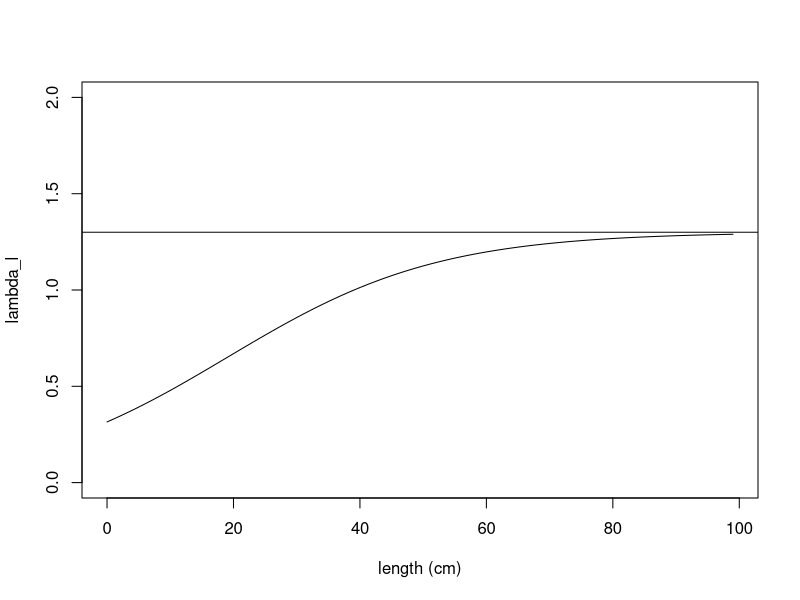
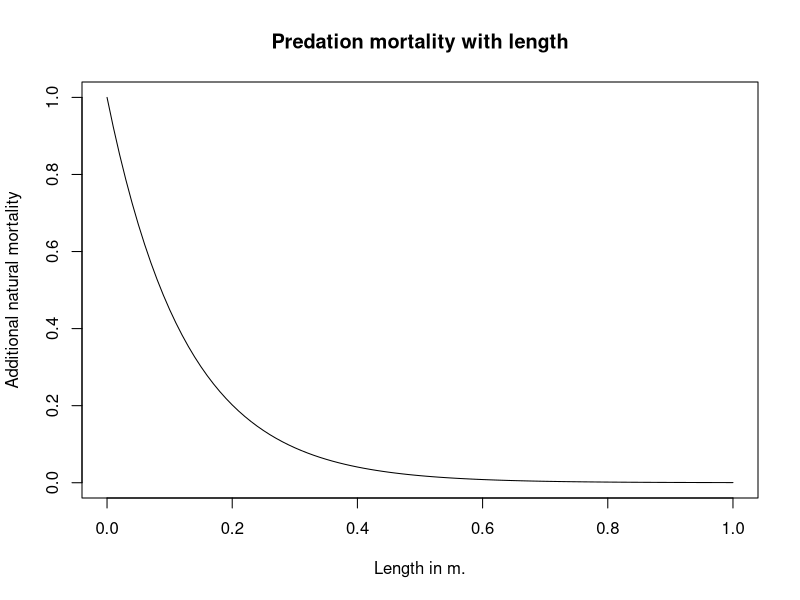
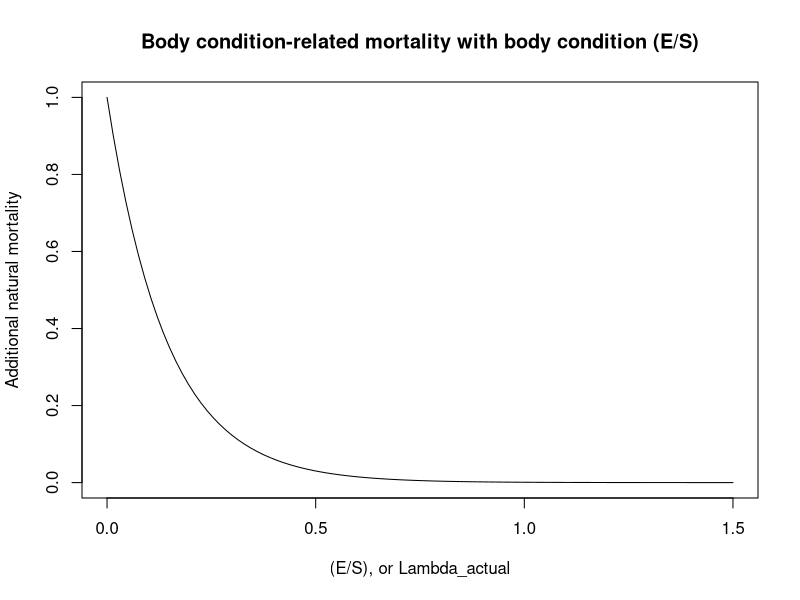
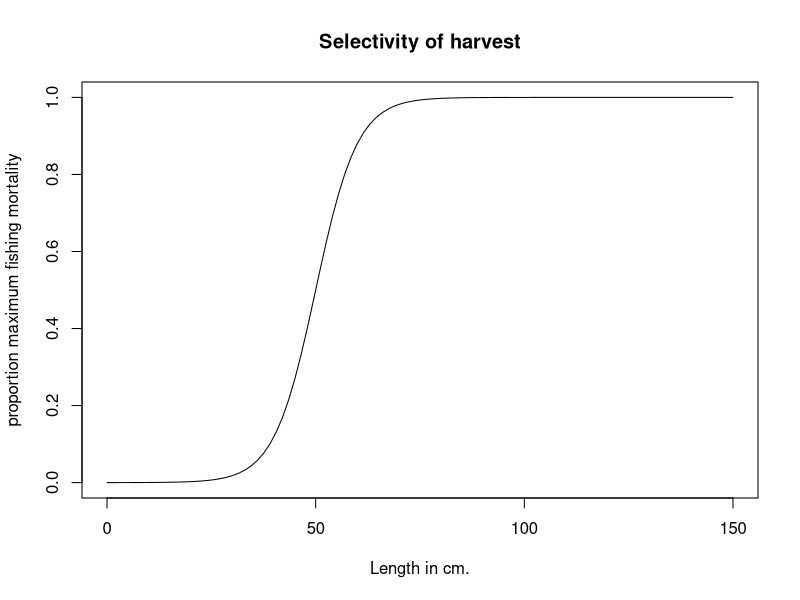

Write the R code that produced these figures, in order. (Note: a time limit stopped this script after it produced the figures.)
## ---- chunk 1
knitr::opts_chunk$set(echo = TRUE)
## ---- chunk 2
ratios <- vector(mode="numeric", length=25)
r =6
# In meters
a_bar = 0.2
lambda_min=0

lambda_max=1.3

for (i in 1:100) {
  ratios[i] <- lambda_min + (lambda_max-lambda_min)*(exp(r*((i/100)-a_bar)))/(1+exp(r*((i/100)-a_bar)))
}
plot(0:(length(ratios)-1), ratios, xlab="length (cm)", ylab="lambda_l", type="l", ylim=c(0,2))
abline(h=1.3)
## ---- chunk 3
curve(exp(-8*x), from =0, to=1, xlab="Length in m.", ylab="Additional natural mortality", main="Predation mortality with length")
curve(exp(-7*x), from =0, to=1.5, xlab="(E/S), or Lambda_actual", ylab="Additional natural mortality", main="Body condition-related mortality with body condition (E/S)")
## ---- chunk 4
curve(1/(1+exp(-0.2*(x - 50))), from =0, to=150, xlab="Length in cm.", ylab="proportion maximum fishing mortality", main="Selectivity of harvest")
## ---- chunk 5
genotype1r = 6
genotype2r = 8
genotype1l_bar = 0.2
genotype2l_bar = 0.2
genotype1w = 0.674
genotype2w = 0.674

# genotype1r = 6
# genotype2r = 6
# genotype1l_bar = 0.2
# genotype2l_bar = 0.2
# genotype1w = 0.1
# genotype2w = 0.674

# genotype1r = 6
# genotype2r = 6
# genotype1l_bar = 0.3
# genotype2l_bar = 0.2
# genotype1w = 0.674
# genotype2w = 0.674

# Set longevity of the fish species, runtime of the model, and number of distinct genotypes
longevity_days = 9125
# set runtime to any arbitrary desired value, in units of days
runtime_days = 150*365
genotypes = 2
# Setting the length of the timestep in days
timescale= 91.25
# Setting run time and longevity to units of time steps
runtime = round(runtime_days/timescale)
longevity = round(longevity_days/timescale)

# How long to run model for convergence before addition of genetic diversity
# in units of days
add_genotypes = 33440

initialize_pop_matrices <- function(longevity, runtime, genotype) {
  # Initialize matrix of columns (years) and rows (age classes)
  # Multiplied by 3 because we'll be storing cohorts' reproductive biomass and lengths 
  age_dist=matrix(0L, nrow=longevity*3, ncol=runtime+1)
  # Add (arbitrarily) 10000 individuals to age=10 to start with
  age_dist[round(3650/timescale), 1] = 1000000
  return(age_dist)
}

# Generate a matrix for each genotype
for (g in 1:genotypes) {
  assign(paste("age_dist_",g,sep=""),initialize_pop_matrices(longevity, runtime, g),envir = .GlobalEnv)
}

# Set parameters
# Need to add density dependence
# The steepness of the increase in the ratio lambda (reversible over structural mass)
r = 6
# The length at which the increasing function of lambda reaches its inflection point
l_bar = 0.2
# Scaling parameter for obtaining structural mass from standard length
c_1 = 5787
# Multiplier for obtaining overall yearly energy intake as a function of structural mass
p_0 = 0.1*timescale
# Exponent for obtaining overall yearly energy intake as a function of structural mass
p_1 = 2/3
# Maximum ratio lambda (reversible over structural mass) a fish can attain over its life
lambda_max = 1.3
# Minimum ratio lambda a fish can attain over its life
lambda_min = 0
# Multiplier for obtaining cost of maintenance of structural mass
c_S = 0.003*timescale
# Multiplier for obtaining cost of maintenance of reversible mass
c_E = 0.0003*timescale
# Efficiency with which energy is converted into reversible mass
e_E = 0.9
# Efficiency with which energy is converted to structural mass
e_S = (1/3)
# Multiplier and exponent for the cost of reproduction (in grams)
r_0 = 6
r_1 = 0.6
# Effectively, reproductive investment (fraction of reversible mass devoted to reproduction)
w= 0.674
# Instantaneous base mortality rate
m = log(0.9995^timescale)*(-1)
# Instantaneous fishing mortality
Fishing = 0
# Ricker
alpha = 8.44e-09
b = 4.43e-15
# Parameter setting size-selection ogive steepness
q_f = 0.2
# Minimum catch size for the species (in meters)
mincatchsize = 0.5
# Total population biomass
b_t=0
# Increased natural mortality rate at E/S = 0 or S = 0 
m_max=log(0.994^timescale)*(-1)
# Egg packing constant
packing = 4.45e6
# Parameter for exponential decline in condition-dependent mortality with improved body condition
z_c=7
# Parameter for exponential decline in predation mortality with increased body length
z_p=8
# Resource density
RD = 9000000
# Consumption with resource density half-saturation constant
K_RD = 1000000
# Variability in resource
sd_RD = 0
# How much energy intake is affected by changes in resources (1=no change)
resource = 1

# GROWTH FUNCTIONS

# For obtaining structural mass
structural_mass <- function(l) {
  return(c_1*(l)^3)
}

# Calculate the instrinsic length-dependent E/S ratio that the fish is trying to attain
intrinsic_lambda <- function(l, l_bar, r, lambda_min, lambda_max) {
  return(lambda_min + (lambda_max-lambda_min)*(exp(r*(l-l_bar)))/(1+exp(r*(l-l_bar))))
}

# Energy intake for the fish per year, dependent on fish structural biomass
size_dependent_energy_intake <- function(S, p_0, p_1) {
  return(resource*p_0*(S)^(p_1))
}

# Calculate the cost of the year of maintaining current structural and reversible biomass
maintenance_cost <- function(S, E, c_S, c_E) {
  return(c_S*S + c_E*E)
}

# Function for calculating a new, reduced level of reversible biomass, if net energy intake is negative
negative_p_net <- function(E, p_net, e_E) {
  if (p_net < 0) {
    return(E + (p_net/e_E))}
}

# Calculate the amount of energy needed to raise the R/S ratio to the length-dependent maximum
p_E_raising_lambda <- function(lambda_a, S, E) {
  return((lambda_a*S - E))
}

# Calculating proportion of any remaining energy to be converted to structural mass, to maintain R/S
remaining_energy_allocation <- function(e_S, e_E, lambda_a) {
  return((lambda_a*e_S)/(lambda_a*e_S + e_E))
}

# Obtain R and S for a cohort prior to its reproduction (or failure to reproduce) that year
get_pre_reproductive_size <- function(E_past, l_past, a) {
  S_past = structural_mass(l_past)
  S = S_past
  lambda_a = intrinsic_lambda(l_past, l_bar, r, lambda_min, lambda_max)
  p_net = size_dependent_energy_intake(S_past, p_0, p_1) - maintenance_cost(S_past, E_past, c_S, c_E)
  if (p_net < 0) {
    E <- max(0,negative_p_net(E_past, p_net, e_E))
  }
  if (p_net >= 0 & lambda_a > (E_past/S_past)) {
    # Gives amount of grams needed to raise E/S to lambda_l - not taking efficiency into account yet
    p_E = p_E_raising_lambda(lambda_a, S_past, E_past)
    if ((p_E/e_E - p_net) >=0) {
      E_past = p_E + E_past
      p_net = p_net - p_E/e_E
    }
    if ((p_E/e_E - p_net) <0) {
      E_past = p_net*e_E + E_past
      p_net = 0
    }
  }
  E = E_past
  if (p_net >= 0) {
    E = E_past + remaining_energy_allocation(e_S, e_E, lambda_a)*e_E*p_net
    S = S_past + (1-remaining_energy_allocation(e_S, e_E, lambda_a))*e_S*p_net
  }
  l = (S/c_1)^(1/3)
  output <- c(E,l)
  return(output)
}

# REPRODUCTION FUNCTIONS

# Calculate spawning stock biomass
fecundity <- function(ages, t, age_dist, g) {
  # Parameterizing genotypes
  if (t >= round(add_genotypes/timescale)) {
    w=0.674
    # Genotype parameterization
    if (g==1) {
      w=genotype1w
    }
    if (g==2) {
      w=genotype2w
    }
  }
  fecundity = 0
  for (a in ages) {
    if ((w*age_dist[a+(longevity),t]-(r_0*structural_mass(age_dist[a+(2*longevity),t]))^(r_1))>0) {
      fecundity = fecundity + (w*age_dist[a+(longevity),t]-(r_0*structural_mass(age_dist[a+(2*longevity),t]))^(r_1))*age_dist[a,t]
      age_dist[a+(longevity),t] = age_dist[a+(longevity),t] - w*age_dist[a+(longevity),t]
    }
  }
  # Convert from g. to kg.
  fecundity = fecundity/1000
  # Convert from kg. to fecundity
  fecundity = fecundity*(packing)
  assign(paste("age_dist_",g,sep=""),age_dist, envir = .GlobalEnv) 
  return(fecundity)
}

# Calculate total population biomass
biomass_t <- function(ages, t) {
  for (a in ages) {
    b_t = b_t + age_dist[a, t-1]*(structural_mass(age_dist[a+(2*longevity),t-1]))
  }
  return(b_t)
}

# Density dependent recruitment for this year
recruitment <- function(age, ages, t) {
  egg_production_total = 0
  for (g in 1:genotypes) {
    egg_production_total = egg_production_total + fecundity(ages, t, get(paste("age_dist_",g,sep="")),g)
  }
  relative_recruitment = vector(mode="numeric", length=genotypes)
  for (g in 1:genotypes) {
    relative_recruitment[g] = fecundity(ages, t, get(paste("age_dist_",g,sep="")),g)/egg_production_total
  }
  if (age==0) {
    N_0 = alpha * egg_production_total * exp(-b*egg_production_total)
    # Converting from thousands recruits to recruits, dividing by 2 because Ricker makes both male and female fish
    N_0 = N_0 * 1000
    N_0 = N_0/2
  }
  for (g in 1:genotypes) {
    age_dist = get(paste("age_dist_",g,sep=""))
    age_dist[1,t] = N_0*relative_recruitment[g]
    assign(paste("age_dist_",g,sep=""),age_dist, envir = .GlobalEnv) 
  }
}

# Add new recruits, and change the reproducing cohorts' amount of reversible mass
reproduce <- function(ages, t) {
  if (t>1) {
    recruitment(0, ages, t)
  }
}

# MORTALITY FUNCTIONS

# Fishing mortality is size selective
selective_mortality <- function(length) {
  1 / (1 + exp(-q_f*(length - mincatchsize)*100))
}

# Mortality drops as E/S increases, as S increases
mortality <- function(age) {
  lambda <- ((age_dist[age+(longevity),t]))/structural_mass(age_dist[age+(2*longevity),t])
  length = age_dist[age+(2*longevity),t]
  if (age < longevity) {
    N_t = age_dist[age-1,t-1]*exp( -m + -Fishing*selective_mortality(length) - m_max*exp(-z_c*lambda) - (m_max-m)*exp(-z_p*length) )
  }
  if (age == longevity) {
    N_t = age_dist[age-1,t-1]*exp( -m + -Fishing*selective_mortality(length) - m_max*exp(-z_c*lambda) - (m_max-m)*exp(-z_p*length))
    N_t = age_dist[age,t-1]*exp( -m + -Fishing*selective_mortality(length) - m_max*exp(-z_c*lambda) - (m_max-m)*exp(-z_p*length))
  }
  return(N_t)
}

# Calculate lengths (and reversible masses) at each age for the model with no density dependence
lengths_at_t1 <- function(genotypes) {
  t=1
  for (g in 1:genotypes) {
    age_dist = get(paste("age_dist_",g,sep=""))
    age_dist[1+(longevity), 1] = 0.3066
    age_dist[1+2*(longevity), 1] = 0.0493
    for (i in 2:longevity) {
      new_E_l = get_pre_reproductive_size(age_dist[i-1+(longevity), 1],age_dist[i-1+2*(longevity), 1], i-1)
      age_dist[i+(longevity), 1] = new_E_l[1]
      age_dist[i+(2*longevity), 1] = new_E_l[2]
      if ((w*age_dist[i+(longevity),t]-(r_0*structural_mass(age_dist[i+(2*longevity),t]))^(r_1))>0)
      {
       age_dist[i+(longevity),t] = age_dist[i+(longevity),t] - w*age_dist[i+(longevity),t]*(timescale/365) 
      }
    }
    assign(paste("age_dist_",g,sep=""),age_dist, envir = .GlobalEnv) 
  }
}  

# Initialize lengths and reversible masses for ages
lengths_at_t1(genotypes)

# Run the model
for (t in 2:runtime) {
  random_multiplier <- max(rnorm(1,1,sd=sd_RD),0)
  resource = (random_multiplier*RD/(K_RD+ random_multiplier*RD))  
  b_t=0
  if (t == round(add_genotypes/timescale)) {
    Fishing = log(exp(-0)^(1/(365/timescale)))*(-1)
    sd_RD = 0
  }
  for (genotype in 1:genotypes) {
    age_dist = get(paste("age_dist_",genotype,sep=""))
    b_t = biomass_t(1:longevity, t)
    assign(paste("age_dist_",genotype,sep=""),age_dist, envir = .GlobalEnv) 
  }
  for (genotype in 1:genotypes) {
    
    # Parameterizing genotypes
    if (t >= round(add_genotypes/timescale)) {
      r=6
      # Genotype parameterization
      if (genotype==1) {
        # a_bar = 36.5
        r=genotype1r
        l_bar = genotype1l_bar
      }
      if (genotype==2) {
        # a_bar = 365*2
        r=genotype2r
        l_bar = genotype2l_bar
      }
    }
  
    age_dist = get(paste("age_dist_",genotype,sep=""))
    age_dist[1+(longevity), t] =  0.3066
    age_dist[1+2*(longevity), t] = 0.0493
    for (age in 2:longevity) {
      new_E_l = get_pre_reproductive_size(age_dist[age-1+(longevity), t-1],age_dist[age-1+2*(longevity), t-1], age-1)
      age_dist[age+(longevity), t] = new_E_l[1]
      age_dist[age+(2*longevity), t] = new_E_l[2]
    
    # Mortality
    for (age in 2:longevity) {
      age_dist[age, t] <- mortality(age)
    }
    }
    assign(paste("age_dist_",genotype,sep=""),age_dist, envir = .GlobalEnv) 
  }
  if ((t%%round(365/timescale) == 0)) {
   reproduce(1:longevity, t) 
  }
}

## ---- chunk 6
### Analysis code

approach <- vector(mode="numeric", length=runtime)
for (i in 1:runtime) {
  for (j in 1:genotypes) {
    approach[i] <- approach[i]+ sum(get(paste("age_dist_", j, sep=""))[1:longevity,i])
  } 
}
# Plot population dynamics
plot(approach[seq(round(add_genotypes/timescale),length(approach), by=4)],lty=1, pch=19, type="l", ylab="Abundance",xlab="Time (units of 3 month intervals)", ylim=c(0,max(approach)), main= "No harvesting, constant resource")
approach <- vector(mode="numeric", length=runtime)
for (i in 1:runtime) {
  approach[i] <- sum(age_dist_1[1:longevity,i])
}
lines(approach[seq(round(add_genotypes/timescale),length(approach), by=4)], lty=2, pch=19, type="l")
cols <- c(3,4,5,6)
for (j in 2:genotypes) {
  approach <- vector(mode="numeric", length=runtime)
  for (i in 1:runtime) {
    approach[i] <- sum(get(paste("age_dist_",j, sep=""))[1:longevity,i])
  }
  lines(approach[seq(round(add_genotypes/timescale),length(approach), by=4)], lty=cols[j-1], pch=19)
}
legend("topright",legend=c("all", "large maturer","small maturer"), lty=1:3)
## ---- chunk 7
# Run the model
for (t in (round(add_genotypes/timescale)):runtime) {
  random_multiplier <- max(rnorm(1,1,sd=sd_RD),0)
  resource = (random_multiplier*RD/(K_RD+ random_multiplier*RD))  
  b_t=0
  if (t == round(add_genotypes/timescale)) {
    Fishing = log(exp(-0.2)^(1/(365/timescale)))*(-1)
    sd_RD = 0
  }
  for (genotype in 1:genotypes) {
    age_dist = get(paste("age_dist_",genotype,sep=""))
    b_t = biomass_t(1:longevity, t)
    assign(paste("age_dist_",genotype,sep=""),age_dist, envir = .GlobalEnv) 
  }
  for (genotype in 1:genotypes) {
    
    # Parameterizing genotypes
    if (t >= round(add_genotypes/timescale)) {
      r=6
      # Genotype parameterization
      if (genotype==1) {
        # a_bar = 36.5
        r=genotype1r
        l_bar = genotype1l_bar
      }
      if (genotype==2) {
        # a_bar = 365*2
        r=genotype2r
        l_bar = genotype2l_bar
      }
    }
  
    age_dist = get(paste("age_dist_",genotype,sep=""))
    age_dist[1+(longevity), t] =  0.3066
    age_dist[1+2*(longevity), t] = 0.0493
    for (age in 2:longevity) {
      new_E_l = get_pre_reproductive_size(age_dist[age-1+(longevity), t-1],age_dist[age-1+2*(longevity), t-1], age-1)
      age_dist[age+(longevity), t] = new_E_l[1]
      age_dist[age+(2*longevity), t] = new_E_l[2]
    
    # Mortality
    for (age in 2:longevity) {
      age_dist[age, t] <- mortality(age)
    }
    }
    assign(paste("age_dist_",genotype,sep=""),age_dist, envir = .GlobalEnv) 
  }
  if ((t%%round(365/timescale) == 0)) {
   reproduce(1:longevity, t) 
  }
}

### Analysis code

approach <- vector(mode="numeric", length=runtime)
for (i in 1:runtime) {
  for (j in 1:genotypes) {
    approach[i] <- approach[i]+ sum(get(paste("age_dist_", j, sep=""))[1:longevity,i])
  } 
}
# Plot population dynamics
plot(approach[seq(round(add_genotypes/timescale),length(approach), by=4)],lty=1, pch=19, type="l", ylab="Abundance",xlab="Time (units of 3 month intervals)", ylim=c(0,max(approach)), main= "Harvesting, constant resource")
approach <- vector(mode="numeric", length=runtime)
for (i in 1:runtime) {
  approach[i] <- sum(age_dist_1[1:longevity,i])
}
lines(approach[seq(round(add_genotypes/timescale),length(approach), by=4)], lty=2, pch=19, type="l")
cols <- c(3,4,5,6)
for (j in 2:genotypes) {
  approach <- vector(mode="numeric", length=runtime)
  for (i in 1:runtime) {
    approach[i] <- sum(get(paste("age_dist_",j, sep=""))[1:longevity,i])
  }
  lines(approach[seq(round(add_genotypes/timescale),length(approach), by=4)], lty=cols[j-1], pch=19)
}
legend("topright",legend=c("all", "large maturer","small maturer"), lty=1:3)
## ---- chunk 8
# Need to take this loop out, integrate into rest of code
random_resources <- vector(mode="numeric", length=runtime)
for (r in 1:runtime) {
  random_resources[r] <- max(rnorm(1,1,sd=0.3),0)
}

# Run the model
for (t in (round(add_genotypes/timescale)):runtime) {
  random_multiplier <- random_resources[t]
  resource = (random_multiplier*RD/(K_RD+ random_multiplier*RD))  
  b_t=0
  if (t == round(add_genotypes/timescale)) {
    Fishing = log(exp(-0)^(1/(365/timescale)))*(-1)
    sd_RD = 0.25
  }
  for (genotype in 1:genotypes) {
    age_dist = get(paste("age_dist_",genotype,sep=""))
    b_t = biomass_t(1:longevity, t)
    assign(paste("age_dist_",genotype,sep=""),age_dist, envir = .GlobalEnv) 
  }
  for (genotype in 1:genotypes) {
    
    # Parameterizing genotypes
    if (t >= round(add_genotypes/timescale)) {
      r=6
      # Genotype parameterization
      if (genotype==1) {
        # a_bar = 36.5
        r=genotype1r
        l_bar = genotype1l_bar
      }
      if (genotype==2) {
        # a_bar = 365*2
        r=genotype2r
        l_bar = genotype2l_bar
      }
    }
  
    age_dist = get(paste("age_dist_",genotype,sep=""))
    age_dist[1+(longevity), t] =  0.3066
    age_dist[1+2*(longevity), t] = 0.0493
    for (age in 2:longevity) {
      new_E_l = get_pre_reproductive_size(age_dist[age-1+(longevity), t-1],age_dist[age-1+2*(longevity), t-1], age-1)
      age_dist[age+(longevity), t] = new_E_l[1]
      age_dist[age+(2*longevity), t] = new_E_l[2]
    
    # Mortality
    for (age in 2:longevity) {
      age_dist[age, t] <- mortality(age)
    }
    }
    assign(paste("age_dist_",genotype,sep=""),age_dist, envir = .GlobalEnv) 
  }
  if ((t%%round(365/timescale) == 0)) {
   reproduce(1:longevity, t) 
  }
}

### Analysis code

approach <- vector(mode="numeric", length=runtime)
for (i in 1:runtime) {
  for (j in 1:genotypes) {
    approach[i] <- approach[i]+ sum(get(paste("age_dist_", j, sep=""))[1:longevity,i])
  } 
}
# Plot population dynamics
plot(approach[seq(round(add_genotypes/timescale),length(approach), by=4)],lty=1, pch=19, type="l", ylab="Abundance",xlab="Time (units of 3 month intervals)", ylim=c(0,max(approach)), main= "No harvesting, variable resource")
approach <- vector(mode="numeric", length=runtime)
for (i in 1:runtime) {
  approach[i] <- sum(age_dist_1[1:longevity,i])
}
lines(approach[seq(round(add_genotypes/timescale),length(approach), by=4)], lty=2, pch=19, type="l")
cols <- c(3,4,5,6)
for (j in 2:genotypes) {
  approach <- vector(mode="numeric", length=runtime)
  for (i in 1:runtime) {
    approach[i] <- sum(get(paste("age_dist_",j, sep=""))[1:longevity,i])
  }
  lines(approach[seq(round(add_genotypes/timescale),length(approach), by=4)], lty=cols[j-1], pch=19)
}
legend("topright",legend=c("all", "large maturer","small maturer"), lty=1:3)

plot((round(add_genotypes/timescale)):runtime, random_resources[(round(add_genotypes/timescale)):runtime], col="green", main="Variation in resources over time", xlab="Time", ylab="Total amt. resource in enironment", type="l")
## ---- chunk 9
# Need to take this loop out, integrate into rest of code
random_resources <- vector(mode="numeric", length=runtime)
for (r in 1:runtime) {
  random_resources[r] <- max(rnorm(1,1,sd=0.3),0)
}

# Run the model
for (t in (round(add_genotypes/timescale)-10):runtime) {
  random_multiplier <- random_resources[t]
  resource = (random_multiplier*RD/(K_RD+ random_multiplier*RD))
  b_t=0
  if (t == round(add_genotypes/timescale)) {
    Fishing = log(exp(-0.2)^(1/(365/timescale)))*(-1)
    sd_RD = 0.25
  }
  for (genotype in 1:genotypes) {
    age_dist = get(paste("age_dist_",genotype,sep=""))
    b_t = biomass_t(1:longevity, t)
    assign(paste("age_dist_",genotype,sep=""),age_dist, envir = .GlobalEnv) 
  }
  for (genotype in 1:genotypes) {
    
    # Parameterizing genotypes
    if (t >= round(add_genotypes/timescale)) {
      r=6
      # Genotype parameterization
      if (genotype==1) {
        # a_bar = 36.5
        r=genotype1r
        l_bar = genotype1l_bar
      }
      if (genotype==2) {
        # a_bar = 365*2
        r=genotype2r
        l_bar = genotype2l_bar
      }
    }
  
    age_dist = get(paste("age_dist_",genotype,sep=""))
    age_dist[1+(longevity), t] =  0.3066
    age_dist[1+2*(longevity), t] = 0.0493
    for (age in 2:longevity) {
      new_E_l = get_pre_reproductive_size(age_dist[age-1+(longevity), t-1],age_dist[age-1+2*(longevity), t-1], age-1)
      age_dist[age+(longevity), t] = new_E_l[1]
      age_dist[age+(2*longevity), t] = new_E_l[2]
    
    # Mortality
    for (age in 2:longevity) {
      age_dist[age, t] <- mortality(age)
    }
    }
    assign(paste("age_dist_",genotype,sep=""),age_dist, envir = .GlobalEnv) 
  }
  if ((t%%round(365/timescale) == 0)) {
   reproduce(1:longevity, t) 
  }
}

### Analysis code

approach <- vector(mode="numeric", length=runtime)
for (i in 1:runtime) {
  for (j in 1:genotypes) {
    approach[i] <- approach[i]+ sum(get(paste("age_dist_", j, sep=""))[1:longevity,i])
  } 
}
# Plot population dynamics
plot(approach[seq(round(add_genotypes/timescale),length(approach), by=4)],lty=1, pch=19, type="l", ylab="Abundance",xlab="Time (units of 3 month intervals)", ylim=c(0,max(approach)), main= "Harvesting, variable resource")
approach <- vector(mode="numeric", length=runtime)
for (i in 1:runtime) {
  approach[i] <- sum(age_dist_1[1:longevity,i])
}
lines(approach[seq(round(add_genotypes/timescale),length(approach), by=4)], lty=2, pch=19, type="l")
cols <- c(3,4,5,6)
for (j in 2:genotypes) {
  approach <- vector(mode="numeric", length=runtime)
  for (i in 1:runtime) {
    approach[i] <- sum(get(paste("age_dist_",j, sep=""))[1:longevity,i])
  }
  lines(approach[seq(round(add_genotypes/timescale),length(approach), by=4)], lty=cols[j-1], pch=19)
}
legend("topright",legend=c("all", "large maturer","small maturer"), lty=1:3)

plot((round(add_genotypes/timescale)):runtime, random_resources[(round(add_genotypes/timescale)):runtime], col="green", main="Variation in resources over time", xlab="Time", ylab="Total amt. resource in enironment", type="l")
## ---- chunk 10
i_0 = 367
repro_vec = vector(length=longevity, mode="numeric")
survivor_vec = vector(length=longevity, mode="numeric")
w = genotype1w
r = genotype1r
age_dist <- age_dist_1
survivor_vec[1]<-age_dist[1,i_0+1]
repro_vec[1] <- 0
for (i in 2:longevity) {
  repro_vec[i] <- max(0, (w*age_dist[i+(longevity),i_0+i] - (r_0*structural_mass(age_dist[i+(2*longevity),i_0+i]))^(r_1)))
  survivor_vec[i] <- age_dist[i,i_0+i]/(survivor_vec[1])
}
survivor_vec_1 <- survivor_vec
repro_vec_1 <- repro_vec

i_0 = 367
repro_vec = vector(length=100, mode="numeric")
survivor_vec = vector(length=100, mode="numeric")
w = genotype2w
r = genotype2r
age_dist <- age_dist_2
survivor_vec[1]<-age_dist[1,i_0+1]
repro_vec[1] <- 0
for (i in 2:longevity) {
 repro_vec[i] <- max(0, (w*age_dist[i+(longevity),i_0+i] - (r_0*structural_mass(age_dist[i+(2*longevity),i_0+i]))^(r_1)))
 survivor_vec[i] <- age_dist[i,i_0+i]/(survivor_vec[1])
}
plot((survivor_vec[2:length(survivor_vec)])-(survivor_vec_1[2:length(survivor_vec_1)]), ylab="Survivorship of genotype 2 - genotype 1", main="Survivorship advantage/disadvantage of\ngenotype 2 over 1", xlab="Age")
plot(repro_vec-repro_vec_1, ylab="Reproduction of genotype 2 - genotype 1", main="Reproduction advantage/disadvantage of\ngenotype 2 over 1", xlab="Age")
